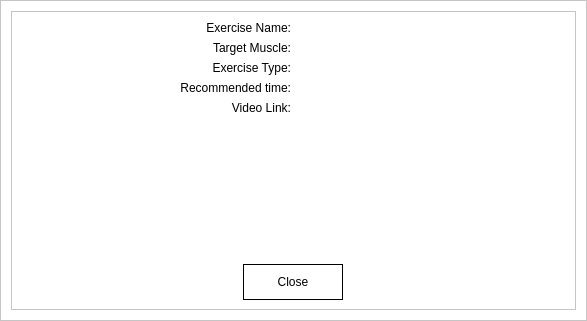
<?xml version="1.0" encoding="UTF-8"?>
<ui version="4.0">
 <class>MainWindow</class>
 <widget class="QMainWindow" name="MainWindow">
  <property name="geometry">
   <rect>
    <x>0</x>
    <y>0</y>
    <width>587</width>
    <height>321</height>
   </rect>
  </property>
  <property name="minimumSize">
   <size>
    <width>0</width>
    <height>0</height>
   </size>
  </property>
  <property name="windowTitle">
   <string>MainWindow</string>
  </property>
  <widget class="QWidget" name="stylesheet">
   <property name="styleSheet">
    <string notr="true">background: white;</string>
   </property>
   <layout class="QHBoxLayout" name="horizontalLayout" stretch="5">
    <property name="spacing">
     <number>0</number>
    </property>
    <property name="leftMargin">
     <number>0</number>
    </property>
    <property name="topMargin">
     <number>0</number>
    </property>
    <property name="rightMargin">
     <number>0</number>
    </property>
    <property name="bottomMargin">
     <number>0</number>
    </property>
    <item>
     <widget class="QFrame" name="content_frame">
      <property name="styleSheet">
       <string notr="true"/>
      </property>
      <property name="frameShape">
       <enum>QFrame::StyledPanel</enum>
      </property>
      <property name="frameShadow">
       <enum>QFrame::Raised</enum>
      </property>
      <layout class="QVBoxLayout" name="verticalLayout" stretch="3">
       <property name="leftMargin">
        <number>10</number>
       </property>
       <property name="topMargin">
        <number>10</number>
       </property>
       <property name="rightMargin">
        <number>10</number>
       </property>
       <property name="bottomMargin">
        <number>10</number>
       </property>
       <item>
        <widget class="QFrame" name="frame">
         <property name="styleSheet">
          <string notr="true">/*QPushButton { 
border-radius: 10px;
background: #F2D0D0;
border: 2px solid #BF7373;
font: 70 10pt &quot;Segoe UI Black&quot;;
padding: 5px;
padding-right: 20px;
padding-left: 20px;
}
*/

QPushButton {
background: transparent;
border: 1px solid black;
padding: 10px;
}

QLineEdit { 
background: #F2D0D0;
border: 2px solid #BF7373;
font: 10pt &quot;MS Shell Dlg 2&quot;;
padding: 5px;
}

#add_fee_button{
background: #C3CED9;
border: 1px solid #53687F;
padding-left: 50px;
padding-right: 50px;
padding-top: 20px;
padding-bottom: 20px;
}

QLabel {
font: 10pt &quot;Nirmala UI&quot;;
}</string>
         </property>
         <property name="frameShape">
          <enum>QFrame::StyledPanel</enum>
         </property>
         <property name="frameShadow">
          <enum>QFrame::Raised</enum>
         </property>
         <layout class="QGridLayout" name="gridLayout">
          <item row="2" column="1">
           <widget class="QLabel" name="exercise_type_label">
            <property name="text">
             <string/>
            </property>
           </widget>
          </item>
          <item row="3" column="0">
           <widget class="QLabel" name="label_7">
            <property name="text">
             <string>Recommended time:</string>
            </property>
            <property name="alignment">
             <set>Qt::AlignRight|Qt::AlignTrailing|Qt::AlignVCenter</set>
            </property>
           </widget>
          </item>
          <item row="0" column="0">
           <widget class="QLabel" name="label">
            <property name="text">
             <string>Exercise Name:</string>
            </property>
            <property name="alignment">
             <set>Qt::AlignRight|Qt::AlignTrailing|Qt::AlignVCenter</set>
            </property>
           </widget>
          </item>
          <item row="0" column="1">
           <widget class="QLabel" name="exercise_name_label">
            <property name="text">
             <string/>
            </property>
           </widget>
          </item>
          <item row="1" column="0">
           <widget class="QLabel" name="label_3">
            <property name="text">
             <string>Target Muscle:</string>
            </property>
            <property name="alignment">
             <set>Qt::AlignRight|Qt::AlignTrailing|Qt::AlignVCenter</set>
            </property>
           </widget>
          </item>
          <item row="2" column="0">
           <widget class="QLabel" name="label_5">
            <property name="text">
             <string>Exercise Type:</string>
            </property>
            <property name="alignment">
             <set>Qt::AlignRight|Qt::AlignTrailing|Qt::AlignVCenter</set>
            </property>
           </widget>
          </item>
          <item row="1" column="1">
           <widget class="QLabel" name="target_muscle_label">
            <property name="text">
             <string/>
            </property>
           </widget>
          </item>
          <item row="3" column="1">
           <widget class="QLabel" name="recommended_time_label">
            <property name="text">
             <string/>
            </property>
           </widget>
          </item>
          <item row="4" column="0">
           <widget class="QLabel" name="label_9">
            <property name="text">
             <string>Video Link:</string>
            </property>
            <property name="alignment">
             <set>Qt::AlignRight|Qt::AlignTrailing|Qt::AlignVCenter</set>
            </property>
           </widget>
          </item>
          <item row="4" column="1">
           <widget class="QLabel" name="video_link_label">
            <property name="text">
             <string/>
            </property>
           </widget>
          </item>
          <item row="5" column="0">
           <spacer name="verticalSpacer">
            <property name="orientation">
             <enum>Qt::Vertical</enum>
            </property>
            <property name="sizeHint" stdset="0">
             <size>
              <width>20</width>
              <height>40</height>
             </size>
            </property>
           </spacer>
          </item>
          <item row="6" column="0" colspan="2" alignment="Qt::AlignHCenter">
           <widget class="QPushButton" name="close_button">
            <property name="minimumSize">
             <size>
              <width>100</width>
              <height>0</height>
             </size>
            </property>
            <property name="text">
             <string>Close</string>
            </property>
           </widget>
          </item>
         </layout>
        </widget>
       </item>
      </layout>
     </widget>
    </item>
   </layout>
  </widget>
 </widget>
 <resources>
  <include location="resources.qrc"/>
 </resources>
 <connections/>
</ui>
